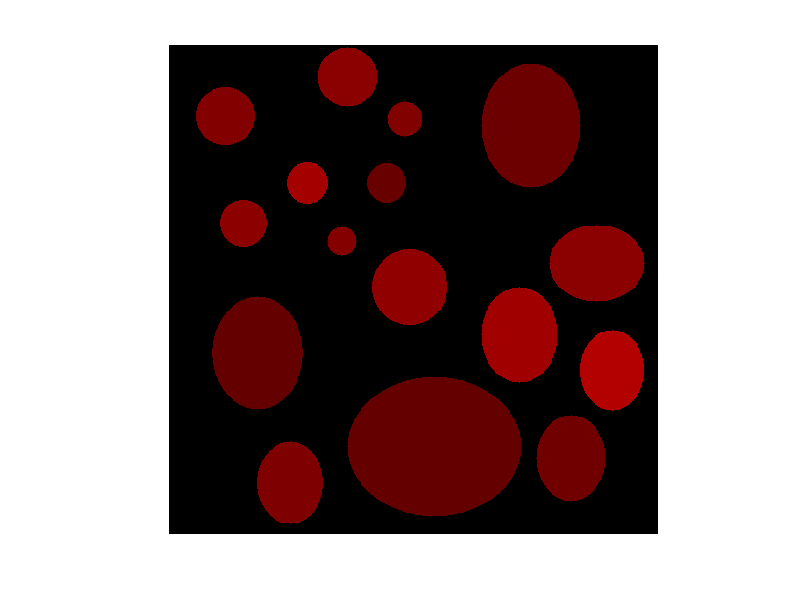

Write the MATLAB code that produced this figure.
% Parameters
imageSize = 512; % Image size in pixels
numCircles = 8;
numEllipses = 8;
numObjects = numCircles+numEllipses; % Number of enclosed objects
minCircleSize = 20; % Minimum size of objects
maxCircleSize = 80; % Maximum size of objects
minEllipseMajor = 40;
maxEllipseMajor = 100;
ellipseAspect =0.8;
intensityRange = [100,180]; 


% Create a blank canvas
canvas = zeros(imageSize,imageSize,3);

% Object list
objects = NaN(numObjects,3);


%% Generate enclosed objects (circles+ellipses)
for i = 1:numObjects
    % Random intensity
    intensity = randi([intensityRange(1), intensityRange(2)]);
    % Random position


    if i <=numObjects/2
        % Random size
        size = randi([minCircleSize, maxCircleSize]);
        objects(i,3) = size/2;
        objects(i,1) = randi([1+uint8(size/2), imageSize-uint8(size/2)]);
        objects(i,2) = randi([1+uint8(size/2), imageSize-uint8(size/2)]);
        center = [objects(i,1), objects(i,2)];
        
        
        if i > 1
            dist = sqrt((objects(1:i-1,1) - center(1)).^2+(objects(1:i-1,2)-center(2)).^2);
    
                while any(dist < (objects(1:i-1,3) + size/2)+10)
                    objects(i,1) = randi([1+uint8(max(objects(:,3))), imageSize-uint8(max(objects(:,3)))]);
                    objects(i,2) = randi([1+uint8(max(objects(:,3))), imageSize-uint8(max(objects(:,3)))]);
                    center = [objects(i,1), objects(i,2)];
                    dist = sqrt((objects(1:i-1,1) - center(1)).^2+(objects(1:i-1,2)-center(2)).^2);
                end
        end
                [X, Y] = meshgrid(1:imageSize, 1:imageSize);
                mask = (X-center(1)).^2 + (Y-center(2)).^2 <= (size/2)^2;
                
                % Apply intensity to circle region
                canvas(mask) = intensity(:,:,1);
                imshow(uint8(canvas), [])
    else
        majorAxis = randi([minEllipseMajor, maxEllipseMajor]);
        minorAxis = majorAxis*ellipseAspect;
        objects(i,1) = randi([1+majorAxis, imageSize-majorAxis]);
        objects(i,2) = randi([1+majorAxis, imageSize-majorAxis]);
        center = [objects(i,1),objects(i,2)];

        axisSelect = randi([1,2]);
        if axisSelect ==1
            a = majorAxis;
            b = minorAxis;
        else
            a = minorAxis;
            b = majorAxis;
        end
        objects(i,3) = majorAxis;
        if i>numCircles
            dist = sqrt((objects(1:i-1,1) - center(1)).^2+(objects(1:i-1,2)-center(2)).^2);
            while any(dist < (objects(1:i-1,3) + majorAxis))
                majorAxis = randi([minEllipseMajor, maxEllipseMajor]);
                minorAxis = majorAxis*0.8;
                axisSelect = randi([1,2]);
                if axisSelect ==1
                    a = majorAxis;
                    b = minorAxis;
                else
                    a = minorAxis;
                    b = majorAxis;
                end
                objects(i,3) = majorAxis;
                objects(i,1) = randi([1+majorAxis, imageSize-majorAxis]);
                objects(i,2) = randi([1+majorAxis, imageSize-majorAxis]);
                center = [objects(i,1), objects(i,2)];
                dist = sqrt((objects(1:i-1,1) - center(1)).^2+(objects(1:i-1,2)-center(2)).^2);
            end
        end
            [X, Y] = meshgrid(1:imageSize, 1:imageSize);
            mask = ((X-center(1)).^2)./a^2 + ((Y-center(2)).^2)./b^2 <= 1;
            
            % Apply intensity to circle region
            canvas(mask) = intensity(:,:,1);
            imshow(uint8(canvas), [])
        
    end
end


